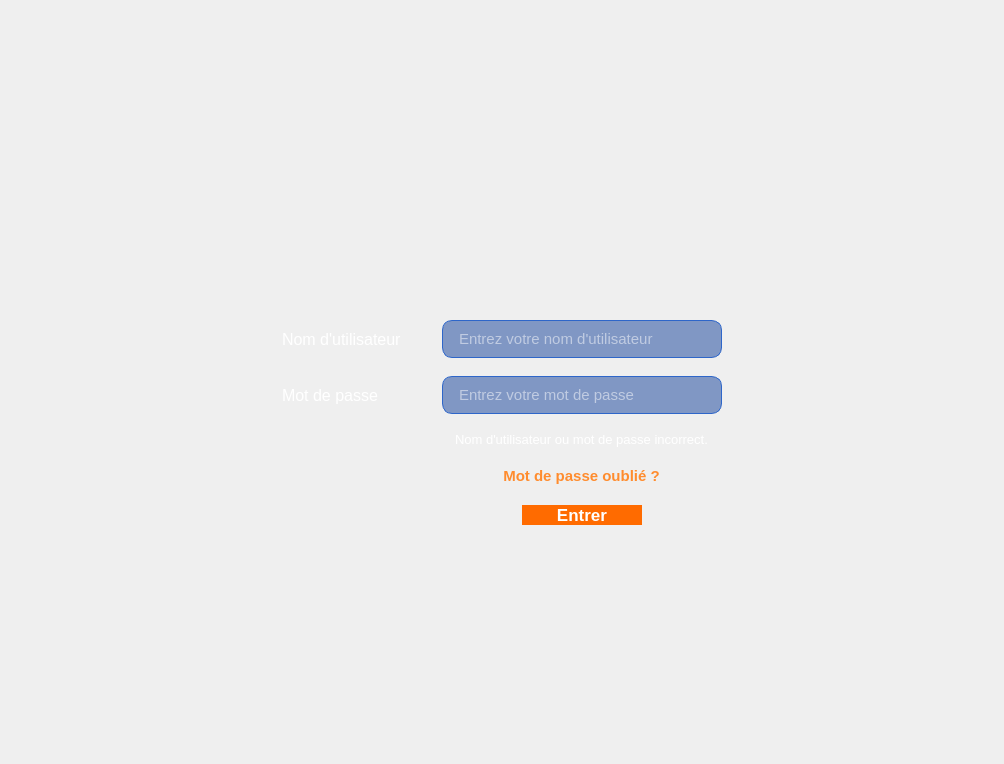
      <widget class="QWidget" name="pageLogin">
       <property name="styleSheet">
        <string notr="true">/* HackTime - feuille de style de l'application.
   Chargee au demarrage dans main.cpp (voir ressources.qrc). */

* { font-family: 'Segoe UI', 'Inter', 'Arial'; font-size: 13px; color: #1E293B; }
#pageCompetitions, #pageParticipants { background: #F3F6FC; }

/* ---- menu de gauche */
#sidebar { background: #0E1A2B; }
#sidebar QLabel { color: white; }
#sidebar QPushButton { text-align: left; padding: 12px 18px; border: none; border-radius: 10px;
    color: #C9D3E3; font-size: 15px; background: transparent; }
#sidebar QPushButton:hover { background: rgba(255, 255, 255, 0.07); color: #FFFFFF; }
#sidebar QPushButton:checked { background: #2563EB; color: #FFFFFF; font-weight: 700; }

/* ---- barre du haut */
#topbar { background: white; }
#topSearch { background: #EAF1FC; border: 1px solid #D5E1F5; border-radius: 8px; padding: 9px 12px; }
#bell { font-size: 20px; }

/* ---- cartes (propriete dynamique card / role / kind) */
QFrame[card="true"] { background: white; border-radius: 12px; border: 1px solid #E8EEF8; }
QLabel[role="cardTitle"] { font-size: 16px; font-weight: 700; }
QLabel[role="kpiTitle"] { color: #475569; }
QLabel[role="kpiValue"] { font-size: 24px; font-weight: 800; }
QLabel[role="kpiIcon"] { border-radius: 10px; font-size: 22px; }
QLabel[role="filterLabel"] { font-size: 11px; color: #475569; }
#headerIcon { background: #1665E8; border-radius: 14px; font-size: 34px; }
#lblTitle { font-size: 26px; font-weight: 800; }
#lblSub { color: #4B5D7A; font-size: 14px; }
#kpiIcon1 { background: #3B82F6; }
#kpiIcon2 { background: #22A66B; }
#kpiIcon3 { background: #7C5CE6; }
#kpiIcon4 { background: #F59E0B; }
#footer { color: #64748B; }
#detailHead { background: #F3F7FD; border-radius: 10px; border: 1px solid #E1EAF7; }
#dIco { font-size: 28px; }
#dNom { font-weight: 700; }
#dId { color: #64748B; }
#aErr { color: #DC2626; font-size: 12px; }
#dotCours { color: #2E9E5B; }
#dotPlanifiee { color: #2563EB; }
#dotTerminee { color: #94A3B8; }

/* ---- boutons */
QPushButton[kind="primary"] { background: #1665E8; color: white; border: none; border-radius: 8px;
    padding: 11px 18px; font-weight: 600; font-size: 14px; }
QPushButton[kind="primary"]:hover { background: #0F52C4; }
QPushButton[kind="outline"] { background: white; color: #1665E8; border: 1px solid #1665E8;
    border-radius: 8px; padding: 11px 18px; font-weight: 600; font-size: 14px; }
QPushButton[kind="outline"]:hover { background: #EEF4FF; }
QPushButton#act { border: none; background: transparent; font-size: 16px; padding: 4px; }
QPushButton#act:hover { background: #EEF4FF; border-radius: 6px; }
QPushButton#page { background: #EEF3FB; border: none; border-radius: 6px; padding: 8px 12px; }
QPushButton#pageOn { background: #1665E8; color: white; border: none; border-radius: 6px; padding: 8px 14px; }

/* ---- champs et tableau */
QLineEdit, QComboBox, QDateEdit, QSpinBox { background: white; border: 1px solid #D5DFEE;
    border-radius: 8px; padding: 7px 10px; }
QComboBox QAbstractItemView { background: white; selection-background-color: #DCE9FF;
    selection-color: #1E293B; color: #1E293B; }
QTableWidget { background: white; border: none; gridline-color: #EEF2F8;
    selection-background-color: #EAF2FF; selection-color: #1E293B; }
QTableWidget::item { border-bottom: 1px solid #EEF2F8; padding-left: 6px; }
QHeaderView::section { background: #F6F8FC; border: none; padding: 10px 6px;
    font-weight: 700; font-size: 12px; }

/* ---- colonne droite defilante */
#rightScroll, #rightCol { background: transparent; border: none; }
#rightScroll QScrollBar:vertical { background: #E6ECF6; width: 10px; margin: 0; border-radius: 5px; }
#rightScroll QScrollBar::handle:vertical { background: #8FA6CF; border-radius: 5px; min-height: 40px; }
#rightScroll QScrollBar::handle:vertical:hover { background: #1665E8; }
#rightScroll QScrollBar::add-line:vertical, #rightScroll QScrollBar::sub-line:vertical { height: 0; }
#rightScroll QScrollBar::add-page:vertical, #rightScroll QScrollBar::sub-page:vertical { background: transparent; }

/* ---- fenetres secondaires (modifier, messages, calendrier) */
QDialog { background: white; }
QDialog QPushButton { background: #1665E8; color: white; border: none; border-radius: 6px;
    padding: 7px 18px; font-weight: 600; }
QDialog QPushButton:hover { background: #0F52C4; }
QCalendarWidget QWidget { background: white; alternate-background-color: #F6F8FC; }
QCalendarWidget QAbstractItemView { selection-background-color: #1665E8; selection-color: white; }
QCalendarWidget QToolButton { background: transparent; border: none; padding: 4px 8px; }
QMenu { background: white; border: 1px solid #D5DFEE; border-radius: 8px; padding: 6px; }
QMenu::item { padding: 9px 20px; border-radius: 6px; }
QMenu::item:selected { background: #DCE9FF; }
QMenu::item:disabled { color: #94A3B8; }

/* ---- page de connexion (PLoginCompet) : thème sombre, néons bleus, accents orange */
#cardLoginCompet { border-image: url(:/images/login_card.png) 0 0 0 0 stretch stretch; }
#cardLoginCompet QLabel { color: #FFFFFF; background: transparent; }
#lblLoginCompet, #lblPWDCompet { font-size: 16px; }
#lblErrLoginCompet { color: #FF8A8A; font-size: 13px; }
#EditLoginCompet, #EditPWDCompet { background: rgba(37, 78, 160, 0.55); color: #FFFFFF;
    border: 1px solid #2E66C9; border-radius: 10px; padding: 8px 14px; font-size: 15px;
    selection-background-color: #FF7A1A; selection-color: #FFFFFF; }
#EditLoginCompet:hover, #EditPWDCompet:hover { border: 2px solid #FF8C2E; }
#EditLoginCompet:focus, #EditPWDCompet:focus { border: 2px solid #FF7A1A; background: rgba(37, 78, 160, 0.75); }
#BForgotCompet { border: none; background: transparent; color: #FF8C2E; font-size: 15px;
    font-weight: 600; padding: 2px 6px; }
#BForgotCompet:hover { color: #FFA45C; text-decoration: underline; }
#BLoginCompet { background: #FF6B00; color: #FFFFFF; border: none; border-radius: 12px;
    font-size: 17px; font-weight: 600; padding: 0; }
#BLoginCompet:hover { background: #FF8124; }
#BLoginCompet:pressed { background: #E05E00; }

/* ---- statistiques par thème */
QProgressBar#themeBar { background: #EEF3FB; border: none; border-radius: 4px; }
QProgressBar#themeBar::chunk { background: #1665E8; border-radius: 4px; }
#topbar #admin { padding: 6px 10px; border-radius: 8px; }
#topbar #admin:hover { background: #EEF4FF; }
</string>
       </property>
       <layout class="QVBoxLayout" name="loginLayout" stretch="0,1,0,2">
        <property name="spacing">
         <number>0</number>
        </property>
        <property name="leftMargin">
         <number>32</number>
        </property>
        <property name="topMargin">
         <number>24</number>
        </property>
        <property name="rightMargin">
         <number>32</number>
        </property>
        <property name="bottomMargin">
         <number>32</number>
        </property>
        <item>
         <layout class="QHBoxLayout" name="loginTopLayout">
          <item>
           <widget class="QLabel" name="logoLoginCompet">
            <property name="minimumSize">
             <size>
              <width>380</width>
              <height>108</height>
             </size>
            </property>
            <property name="maximumSize">
             <size>
              <width>380</width>
              <height>108</height>
             </size>
            </property>
            <property name="text">
             <string />
            </property>
            <property name="pixmap">
             <pixmap resource="ressources.qrc">:/images/logo_hacktime_clair.png</pixmap>
            </property>
            <property name="scaledContents">
             <bool>true</bool>
            </property>
           </widget>
          </item>
          <item>
           <spacer name="loginTopSpacer">
            <property name="orientation">
             <enum>Qt::Horizontal</enum>
            </property>
            <property name="sizeHint" stdset="0">
             <size>
              <width>40</width>
              <height>20</height>
             </size>
            </property>
           </spacer>
          </item>
         </layout>
        </item>
        <item>
         <spacer name="loginSpacerHaut">
          <property name="orientation">
           <enum>Qt::Vertical</enum>
          </property>
          <property name="sizeHint" stdset="0">
           <size>
            <width>20</width>
            <height>20</height>
           </size>
          </property>
         </spacer>
        </item>
        <item>
         <layout class="QHBoxLayout" name="loginCenterLayout">
          <item>
           <spacer name="loginSpacerGauche">
            <property name="orientation">
             <enum>Qt::Horizontal</enum>
            </property>
            <property name="sizeHint" stdset="0">
             <size>
              <width>40</width>
              <height>20</height>
             </size>
            </property>
           </spacer>
          </item>
          <item>
           <widget class="QFrame" name="cardLoginCompet">
            <property name="minimumSize">
             <size>
              <width>860</width>
              <height>540</height>
             </size>
            </property>
            <property name="maximumSize">
             <size>
              <width>860</width>
              <height>540</height>
             </size>
            </property>
            <layout class="QVBoxLayout" name="cardLayout">
             <property name="spacing">
              <number>0</number>
             </property>
             <property name="leftMargin">
              <number>45</number>
             </property>
             <property name="topMargin">
              <number>45</number>
             </property>
             <property name="rightMargin">
              <number>45</number>
             </property>
             <property name="bottomMargin">
              <number>45</number>
             </property>
             <item>
              <spacer name="cardSpacerHaut">
               <property name="orientation">
                <enum>Qt::Vertical</enum>
               </property>
               <property name="sizeHint" stdset="0">
                <size>
                 <width>20</width>
                 <height>40</height>
                </size>
               </property>
              </spacer>
             </item>
             <item>
              <layout class="QHBoxLayout" name="cardFormRow">
               <item>
                <spacer name="cardSpacerGauche">
                 <property name="orientation">
                  <enum>Qt::Horizontal</enum>
                 </property>
                 <property name="sizeHint" stdset="0">
                  <size>
                   <width>40</width>
                   <height>20</height>
                  </size>
                 </property>
                </spacer>
               </item>
               <item>
                <layout class="QGridLayout" name="loginFormLayout">
                 <property name="horizontalSpacing">
                  <number>40</number>
                 </property>
                 <property name="verticalSpacing">
                  <number>18</number>
                 </property>
                 <item row="0" column="0">
                  <widget class="QLabel" name="lblLoginCompet">
                   <property name="text">
                    <string>Nom d'utilisateur</string>
                   </property>
                  </widget>
                 </item>
                 <item row="0" column="1" alignment="Qt::AlignCenter">
                  <widget class="QLineEdit" name="EditLoginCompet">
                   <property name="minimumSize">
                    <size>
                     <width>280</width>
                     <height>0</height>
                    </size>
                   </property>
                   <property name="placeholderText">
                    <string>Entrez votre nom d'utilisateur</string>
                   </property>
                  </widget>
                 </item>
                 <item row="1" column="0">
                  <widget class="QLabel" name="lblPWDCompet">
                   <property name="text">
                    <string>Mot de passe</string>
                   </property>
                  </widget>
                 </item>
                 <item row="1" column="1" alignment="Qt::AlignCenter">
                  <widget class="QLineEdit" name="EditPWDCompet">
                   <property name="minimumSize">
                    <size>
                     <width>280</width>
                     <height>0</height>
                    </size>
                   </property>
                   <property name="echoMode">
                    <enum>QLineEdit::Password</enum>
                   </property>
                   <property name="placeholderText">
                    <string>Entrez votre mot de passe</string>
                   </property>
                  </widget>
                 </item>
                 <item row="2" column="1" alignment="Qt::AlignHCenter">
                  <widget class="QLabel" name="lblErrLoginCompet">
                   <property name="text">
                    <string>Nom d'utilisateur ou mot de passe incorrect.</string>
                   </property>
                  </widget>
                 </item>
                 <item row="3" column="1" alignment="Qt::AlignHCenter">
                  <widget class="QPushButton" name="BForgotCompet">
                   <property name="cursor">
                    <cursorShape>PointingHandCursor</cursorShape>
                   </property>
                   <property name="text">
                    <string>Mot de passe oublié ?</string>
                   </property>
                   <property name="flat">
                    <bool>true</bool>
                   </property>
                  </widget>
                 </item>
                 <item row="4" column="1" alignment="Qt::AlignCenter">
                  <widget class="QPushButton" name="BLoginCompet">
                   <property name="minimumSize">
                    <size>
                     <width>120</width>
                     <height>0</height>
                    </size>
                   </property>
                   <property name="cursor">
                    <cursorShape>PointingHandCursor</cursorShape>
                   </property>
                   <property name="kind" stdset="0">
                    <string notr="true">primary</string>
                   </property>
                   <property name="text">
                    <string>Entrer</string>
                   </property>
                  </widget>
                 </item>
                </layout>
               </item>
               <item>
                <spacer name="cardSpacerDroite">
                 <property name="orientation">
                  <enum>Qt::Horizontal</enum>
                 </property>
                 <property name="sizeHint" stdset="0">
                  <size>
                   <width>40</width>
                   <height>20</height>
                  </size>
                 </property>
                </spacer>
               </item>
              </layout>
             </item>
             <item>
              <spacer name="cardSpacerBas">
               <property name="orientation">
                <enum>Qt::Vertical</enum>
               </property>
               <property name="sizeHint" stdset="0">
                <size>
                 <width>20</width>
                 <height>40</height>
                </size>
               </property>
              </spacer>
             </item>
            </layout>
           </widget>
          </item>
          <item>
           <spacer name="loginSpacerDroite">
            <property name="orientation">
             <enum>Qt::Horizontal</enum>
            </property>
            <property name="sizeHint" stdset="0">
             <size>
              <width>40</width>
              <height>20</height>
             </size>
            </property>
           </spacer>
          </item>
         </layout>
        </item>
        <item>
         <spacer name="loginSpacerBas">
          <property name="orientation">
           <enum>Qt::Vertical</enum>
          </property>
          <property name="sizeHint" stdset="0">
           <size>
            <width>20</width>
            <height>40</height>
           </size>
          </property>
         </spacer>
        </item>
       </layout>
      </widget>
